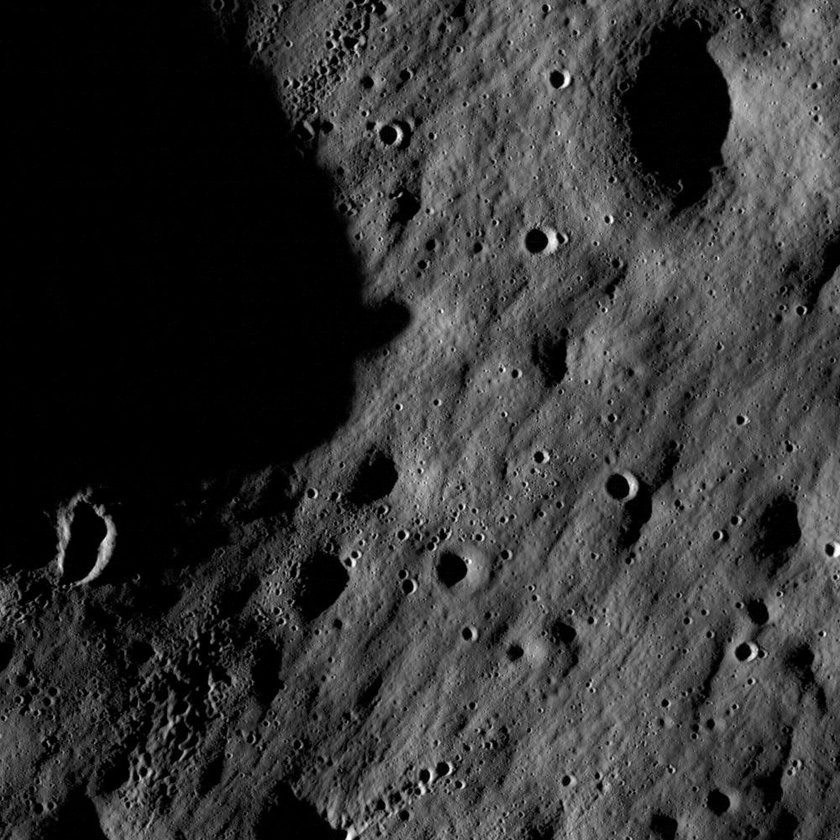
#> input picture data/reference.jpg, 840 x 840 px, shrunk from 1000 x 1000 before the run
$ python ransac.py
#> lines starting #> are read from the running program, lines starting #| are printed output that depends on the picture
import os
import sys
import cv2
import numpy as np


def main():
    # Resolve relative paths based on script location
    script_dir = os.path.dirname(os.path.abspath(__file__))
    ref_path = os.path.normpath(os.path.join(script_dir, "..", "data", "reference.jpg"))

    # Determine source image path (CLI argument if provided, default to source.jpg)
    if len(sys.argv) > 1:
        source_arg = sys.argv[1]
    else:
        source_arg = "source.jpg"

    if os.path.isabs(source_arg):
        src_path = os.path.normpath(source_arg)
    elif os.path.dirname(source_arg):
        src_path = os.path.normpath(os.path.join(script_dir, source_arg))
    else:
        src_path = os.path.normpath(os.path.join(script_dir, "..", "data", source_arg))

    src_filename = os.path.basename(src_path)
    src_stem = os.path.splitext(src_filename)[0]
    out_filename = f"{src_stem}_ransac_inliers.jpg"
    out_path = os.path.normpath(os.path.join(script_dir, "..", "data", out_filename))

    # Error handling: check if input image files exist
    if not os.path.exists(ref_path):
        print(f"Error: Reference image missing at '{ref_path}'.", file=sys.stderr)
        sys.exit(1)

    if not os.path.exists(src_path):
        print(f"Error: Source image missing at '{src_path}'.", file=sys.stderr)
        sys.exit(1)

    # Load images using OpenCV
    ref_img = cv2.imread(ref_path)
#> ref_img is the input picture: shape (840, 840, 3); min 0, max 255, mean 51.1
    if ref_img is None:
        print(f"Error: Failed to read reference image from '{ref_path}'.", file=sys.stderr)
        sys.exit(1)

    src_img = cv2.imread(src_path)
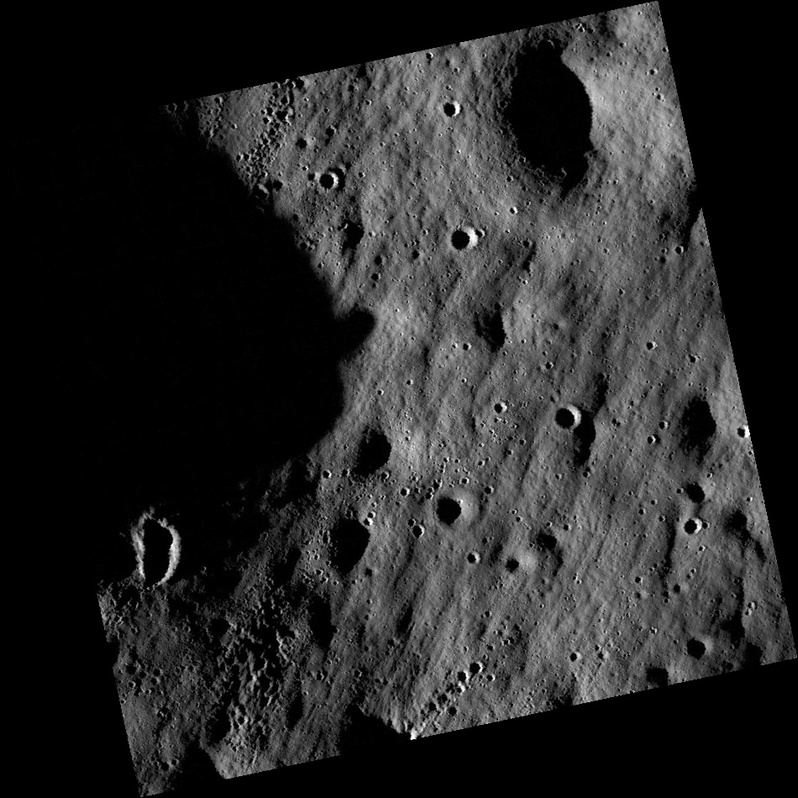
#> input picture data/source.jpg, 798 x 798 px, shrunk from 950 x 950 before the run
#> src_img is the input picture: shape (798, 798, 3); min 0, max 255, mean 39.7
    if src_img is None:
        print(f"Error: Failed to read source image from '{src_path}'.", file=sys.stderr)
        sys.exit(1)

    # Convert images to grayscale
    ref_gray = cv2.cvtColor(ref_img, cv2.COLOR_BGR2GRAY)
    src_gray = cv2.cvtColor(src_img, cv2.COLOR_BGR2GRAY)

    # Detect keypoints and compute descriptors using SIFT
    sift = cv2.SIFT_create()
    kp_ref, des_ref = sift.detectAndCompute(ref_gray, None)
#> kp_ref = 6909 keypoints; strongest (x, y, size): (567, 81, 4.4), (407, 535, 3), (830, 550, 6.2), (356, 46, 2.5)
    kp_src, des_src = sift.detectAndCompute(src_gray, None)
#> kp_src = 4758 keypoints; strongest (x, y, size): (413, 737, 4), (747, 433, 4), (408, 491, 2.6), (741, 432, 4.8)

    # Error handling: check for missing or empty descriptors
    if des_ref is None or len(des_ref) == 0:
        print(f"Error: No descriptors computed for reference image '{ref_path}'.", file=sys.stderr)
        sys.exit(1)

    if des_src is None or len(des_src) == 0:
        print(f"Error: No descriptors computed for source image '{src_path}'.", file=sys.stderr)
        sys.exit(1)

    # BFMatcher with L2 distance and KNN matching (k=2)
    bf = cv2.BFMatcher(cv2.NORM_L2)
    matches = bf.knnMatch(des_ref, des_src, k=2)
#> matches = 6909 matches

    # Apply Lowe's ratio test (threshold = 0.75)
    good_matches = []
    for match_pair in matches:
        if len(match_pair) == 2:
            m, n = match_pair
            if m.distance < 0.75 * n.distance:
                good_matches.append(m)
#> after the loop, good_matches = 2553 matches

    # Error handling: check if sufficient good matches are available (>= 4 required for homography)
    if len(good_matches) < 4:
        print(
            f"Error: Insufficient good matches found ({len(good_matches)} < 4). Cannot estimate homography.",
            file=sys.stderr,
        )
        sys.exit(1)

    # Extract corresponding point coordinates
    ref_pts = np.float32([kp_ref[m.queryIdx].pt for m in good_matches]).reshape(-1, 1, 2)
#> ref_pts = 2553 rows, first 8: [6.56, 582.7], [9.01, 613.1], [10.4, 580.2], [11.59, 620.4], [12.18, 723.9], [13.16, 755.9], [13.98, 611.3], [15.82, 594.8]
    src_pts = np.float32([kp_src[m.trainIdx].pt for m in good_matches]).reshape(-1, 1, 2)
#> src_pts = 2553 rows, first 8: [102.4, 595], [109.9, 617.9], [104.9, 592.9], [112.6, 623.4], [130.5, 704.6], [136.4, 729.4], [113.1, 615.9], [111.7, 602.6]

    # Estimate geometric transformation using RANSAC (reprojection threshold = 5.0 pixels)
    H, mask = cv2.findHomography(src_pts, ref_pts, cv2.RANSAC, 5.0)
#> H = [[1.22, -0.26, 35.84], [0.26, 1.22, -171.4], [-2.1e-08, -2.98e-08, 1]]; mask = 2553 values, max 1 at index 0, min 0 at index 141, mean 0.994

    if H is None or mask is None:
        print("Error: Homography estimation failed using RANSAC.", file=sys.stderr)
        sys.exit(1)

    # Separate inliers and outliers based on the RANSAC mask
    mask_ravel = mask.ravel().tolist()
#> mask_ravel has the same summary as mask
    inlier_matches = [good_matches[i] for i in range(len(good_matches)) if mask_ravel[i] == 1]
#> inlier_matches = 2537 matches
    outlier_matches = [good_matches[i] for i in range(len(good_matches)) if mask_ravel[i] == 0]
#> outlier_matches = 16 matches

    num_inliers = len(inlier_matches)
#> num_inliers = 2537
    num_outliers = len(outlier_matches)
#> num_outliers = 16
    inlier_ratio = (num_inliers / len(good_matches)) * 100.0
#> inlier_ratio = 99.37

    # Print summary results
    print(f"Reference keypoints: {len(kp_ref)}")
#| Reference keypoints: 6909
    print(f"{src_stem.capitalize()} keypoints: {len(kp_src)}")
#| Source keypoints: 4758
    print(f"Good matches: {len(good_matches)}")
#| Good matches: 2553
    print(f"Inliers: {num_inliers}")
#| Inliers: 2537
    print(f"Outliers: {num_outliers}")
#| Outliers: 16
    print(f"Inlier ratio: {inlier_ratio:.2f}%")
#| Inlier ratio: 99.37%

    # Draw only inlier matches
    inlier_vis = cv2.drawMatches(
        ref_img,
        kp_ref,
        src_img,
        kp_src,
        inlier_matches,
        None,
        flags=cv2.DrawMatchesFlags_NOT_DRAW_SINGLE_POINTS,
    )
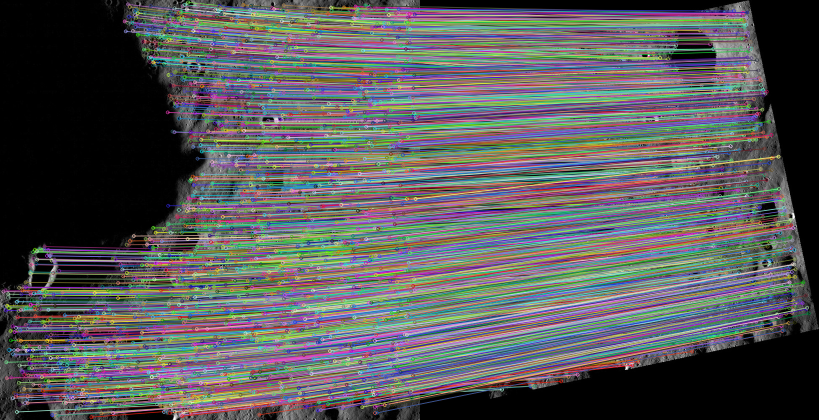
#> inlier_vis: shape (840, 1638, 3) (shown at 1/2 size); mean B, G, R 90.9, 89.3, 89.2

    # Save inlier matches visualization
    os.makedirs(os.path.dirname(out_path), exist_ok=True)
    if not cv2.imwrite(out_path, inlier_vis):
        print(f"Error: Failed to save visualization to '{out_path}'.", file=sys.stderr)
        sys.exit(1)

    print(f"Successfully saved inlier match visualization to '{out_path}'.")


if __name__ == "__main__":
    main()
